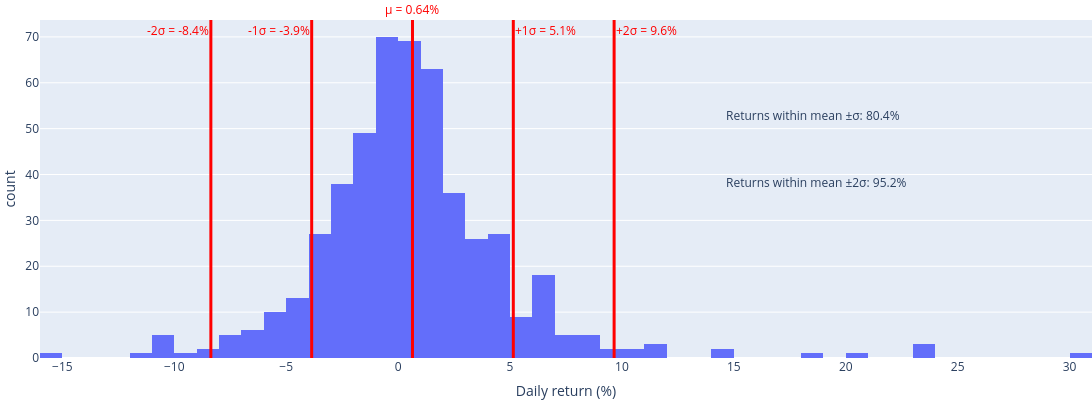

Notebook code cell kept with this figure:
### Markdown cell above
## Historical daily-return distribution

The sample mean estimates average daily return over this historical window.

The proportions within one and two standard deviations are measured directly
from the data.

### Code cell
μ, std = returns.mean(), returns.std()
fig = px.histogram(x=returns, nbins=50, width=1200, height=400, labels={"x": "Daily return (%)"}).update_layout(margin=dict(l=5, r=00, t=20, b=10))
fig.add_vline(
    x=μ, line_color="red", line_width=3,
    annotation_text=f"μ = {μ:.2f}%",
    annotation_position="top",
    annotation_font_color="red"
)
fig.add_annotation(
    x=0.65, y=0.75, xref="paper", yref="paper",
    text=f"Returns within mean ±σ: {returns.between(μ - std, μ + std).mean():.1%}",
    showarrow=False, xanchor="left", yanchor="top"
)
fig.add_annotation(
    x=0.65, y=0.55, xref="paper", yref="paper",
    text=f"Returns within mean ±2σ: {returns.between(μ - 2*std, μ + 2*std).mean():.1%}",
    showarrow=False, xanchor="left", yanchor="top"
)
for n in (1, 2):
    for s in (+std, -std):
        fig.add_vline(
            x=μ + n*s, line_color="red", line_width=3,
            annotation_text=f"{'+' if s > 0 else '-'}{n}σ = {(μ + n*s):.1f}%",
            annotation_position=f"top {"right" if s > 0 else "left"}",
            annotation_font_color="red")
fig.show()
print(f"{returns.between(μ - std, μ + std).mean():.1%}")

### Figure 1 — Plotly figure (JSON) as saved in the notebook; plotly's stock layout.template omitted (floating-point values rounded to 4 significant figures; data arrays with more than 128 entries replaced by an {"elided": "..."} marker saying what was removed)
{"data": [{"bingroup": "x", "hovertemplate": "Daily return (%)=%{x}<br>count=%{y}<extra></extra>", "legendgroup": "", "marker": {"color": "#636efa", "pattern": {"shape": ""}}, "name": "", "nbinsx": 50, "orientation": "v", "showlegend": false, "type": "histogram", "x": {"elided": "501 float values"}, "xaxis": "x", "yaxis": "y"}], "layout": {"annotations": [{"font": {"color": "red"}, "showarrow": false, "text": "μ = 0.64%", "x": 0.6417, "xanchor": "center", "xref": "x", "y": 1, "yanchor": "bottom", "yref": "y domain"}, {"showarrow": false, "text": "Returns within mean ±σ: 80.4%", "x": 0.65, "xanchor": "left", "xref": "paper", "y": 0.75, "yanchor": "top", "yref": "paper"}, {"showarrow": false, "text": "Returns within mean ±2σ: 95.2%", "x": 0.65, "xanchor": "left", "xref": "paper", "y": 0.55, "yanchor": "top", "yref": "paper"}, {"font": {"color": "red"}, "showarrow": false, "text": "+1σ = 5.1%", "x": 5.146, "xanchor": "left", "xref": "x", "y": 1, "yanchor": "top", "yref": "y domain"}, {"font": {"color": "red"}, "showarrow": false, "text": "-1σ = -3.9%", "x": -3.862, "xanchor": "right", "xref": "x", "y": 1, "yanchor": "top", "yref": "y domain"}, {"font": {"color": "red"}, "showarrow": false, "text": "+2σ = 9.6%", "x": 9.65, "xanchor": "left", "xref": "x", "y": 1, "yanchor": "top", "yref": "y domain"}, {"font": {"color": "red"}, "showarrow": false, "text": "-2σ = -8.4%", "x": -8.366, "xanchor": "right", "xref": "x", "y": 1, "yanchor": "top", "yref": "y domain"}], "barmode": "relative", "height": 400, "legend": {"tracegroupgap": 0}, "margin": {"b": 10, "l": 5, "r": 0, "t": 20}, "shapes": [{"line": {"color": "red", "width": 3}, "type": "line", "x0": 0.6417, "x1": 0.6417, "xref": "x", "y0": 0, "y1": 1, "yref": "y domain"}, {"line": {"color": "red", "width": 3}, "type": "line", "x0": 5.146, "x1": 5.146, "xref": "x", "y0": 0, "y1": 1, "yref": "y domain"}, {"line": {"color": "red", "width": 3}, "type": "line", "x0": -3.862, "x1": -3.862, "xref": "x", "y0": 0, "y1": 1, "yref": "y domain"}, {"line": {"color": "red", "width": 3}, "type": "line", "x0": 9.65, "x1": 9.65, "xref": "x", "y0": 0, "y1": 1, "yref": "y domain"}, {"line": {"color": "red", "width": 3}, "type": "line", "x0": -8.366, "x1": -8.366, "xref": "x", "y0": 0, "y1": 1, "yref": "y domain"}], "width": 1200, "xaxis": {"anchor": "y", "domain": [0, 1], "title": {"text": "Daily return (%)"}}, "yaxis": {"anchor": "x", "domain": [0, 1], "title": {"text": "count"}}}}
